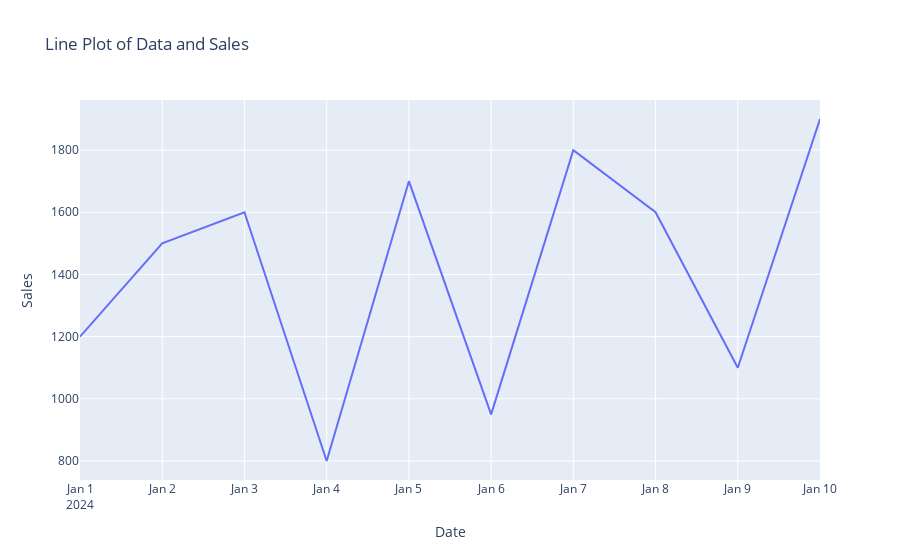

Write notebook code for a chart like this one.
### Markdown cell above
### Task 2: Line Plot

    Data: sales_data_plotly.csv

    Goal: Create a line plot of Date vs Sales.

### Code cell
fig = px.line(df,x='Date',y='Sales',
              title='Line Plot of Data and Sales'
              )
fig.show()

### Figure 1 — Plotly figure (JSON) as saved in the notebook; plotly's stock layout.template omitted (floating-point values rounded to 4 significant figures)
{"data": [{"hovertemplate": "Date=%{x}<br>Sales=%{y}<extra></extra>", "legendgroup": "", "line": {"color": "#636efa", "dash": "solid"}, "marker": {"symbol": "circle"}, "mode": "lines", "name": "", "orientation": "v", "showlegend": false, "type": "scatter", "x": ["2024-01-01", "2024-01-02", "2024-01-03", "2024-01-04", "2024-01-05", "2024-01-06", "2024-01-07", "2024-01-08", "2024-01-09", "2024-01-10"], "xaxis": "x", "y": [1200, 1500, 1600, 800, 1700, 950, 1800, 1600, 1100, 1900], "yaxis": "y"}], "layout": {"legend": {"tracegroupgap": 0}, "title": {"text": "Line Plot of Data and Sales"}, "xaxis": {"anchor": "y", "domain": [0, 1], "title": {"text": "Date"}}, "yaxis": {"anchor": "x", "domain": [0, 1], "title": {"text": "Sales"}}}}
